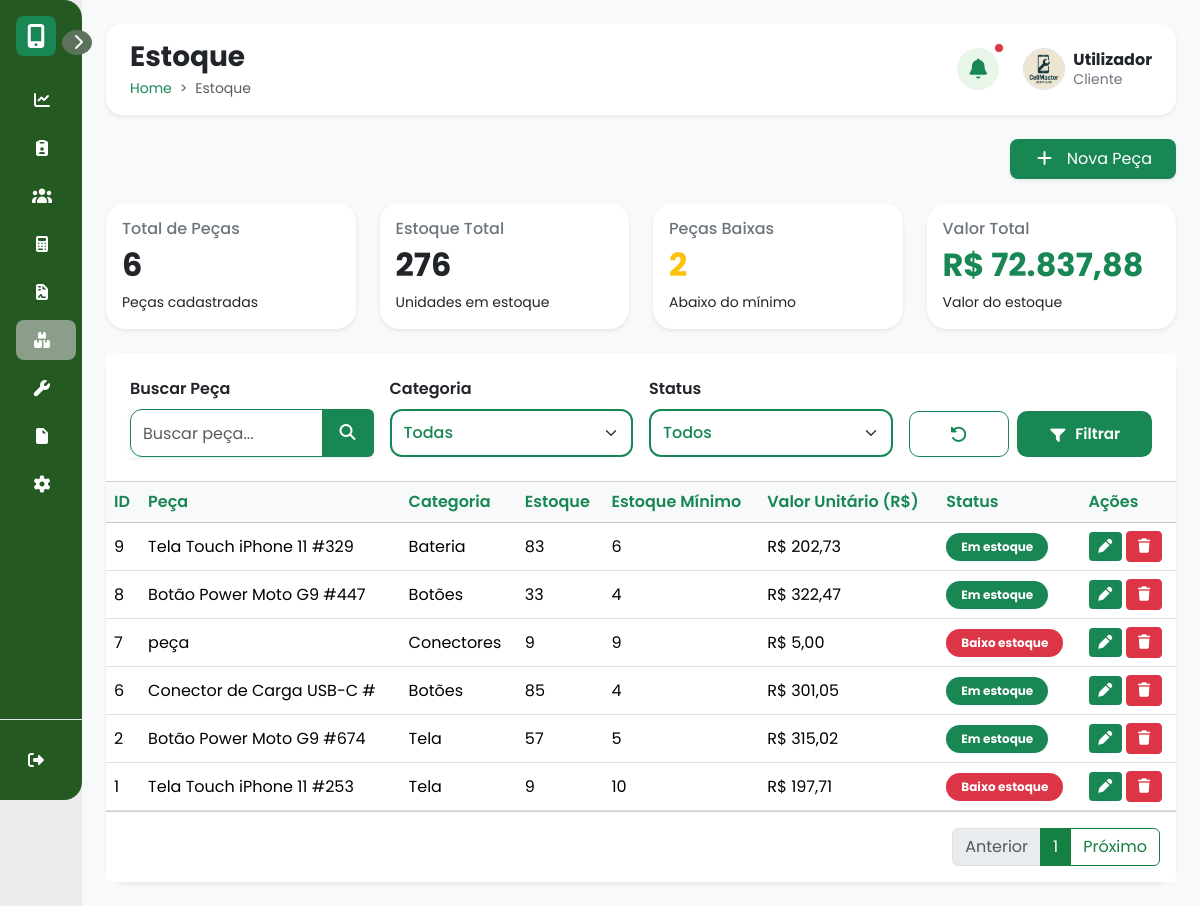
/estoque.php, run on the app's committed database.
### tables this page shows
CREATE TABLE `peca` (
  `idpeca` int(11) NOT NULL COMMENT 'Identificador único da peça (Chave Primária, Auto Incremento).',
  `nome_peca` varchar(25) NOT NULL COMMENT 'Nome ou descrição breve da peça (Ex: Tela iPhone, Bateria).',
  `categoria` varchar(15) NOT NULL COMMENT 'Categoria ou tipo de equipamento ao qual a peça pertence.',
  `qtdade_peca` int(11) NOT NULL COMMENT 'Quantidade atual desta peça disponível em estoque.',
  `valor_unit` float NOT NULL COMMENT 'Valor unitário de custo ou de venda da peça.',
  `estoque_min` int(11) DEFAULT NULL COMMENT 'Quantidade mínima em estoque para alerta de reposição.'
);

### php/funcaoEstoque.php (the view, shortened to what this page needs)
<?php
function funcaoStatus($qtd,$qtdmin){
    $status = '';
    if ($qtd > $qtdmin){
        $status = '<span class="badge text-bg-success">Em estoque</span>';
    }else{
        $status = '<span class="badge text-bg-danger">Baixo estoque</span>';
    }
    return $status;
}
function filtrarEstoque($buscaE = "", $categoria = "Todas", $status = "Todos") {
    include("conexaoBD.php");
    $sql = "SELECT * FROM peca";
    $sql .= " ORDER BY idpeca DESC";
    $result = mysqli_query($conn, $sql);
    $lista = "";
    if ($result && mysqli_num_rows($result) > 0) {
        foreach ($result as $coluna) {
            $lista .= '
            <tr>
                <td>'.$coluna["idpeca"].'</td>
                <td>'.$coluna["nome_peca"].'</td>
                <td>'.$coluna["categoria"].'</td>
                <td>'.$coluna["qtdade_peca"].'</td>
                <td>'.$coluna["estoque_min"].'</td>
                <td>R$ '.number_format($coluna["valor_unit"], 2, ',', '.').'</td>
                <td>'.funcaoStatus($coluna["qtdade_peca"], $coluna["estoque_min"]).'</td>
                <td>
                    <button class="btn btn-success btn-sm" data-bs-toggle="modal" data-bs-target="#modalEditar'.$coluna["idpeca"].'">
                        <i class="fa-solid fa-pen"></i>
                    </button>
                    <button class="btn btn-danger btn-sm" data-bs-toggle="modal" data-bs-target="#modalExcluir'.$coluna["idpeca"].'">
                        <i class="fa-solid fa-trash"></i>
                    </button>
                </td>
            </tr>
            <div class="modal fade" id="modalExcluir'.$coluna["idpeca"].'" tabindex="-1" aria-hidden="true">
                    <p class="text-muted small mb-0">Você está prestes a remover a peça <strong>'.htmlspecialchars($coluna["nome_peca"]).'</strong>. Esta ação não poderá ser desfeita.</p>
                    <a href="php/salvarEstoque.php?codigo='.$coluna["idpeca"].'&funcao=D" class="btn btn-danger px-4 fw-semibold">Sim, Excluir</a>
            </div>
            <div class="modal fade" id="modalEditar'.$coluna["idpeca"].'" tabindex="-1">
                            <form method="POST" action="php/salvarEstoque.php?funcao=U&codigo='.$coluna["idpeca"].'">
                                        <input type="text" class="form-control" name="nPeca" value="'.$coluna["nome_peca"].'">
                                            <option '.($coluna["categoria"] == "Tela" ? "selected" : "").'>Tela</option>
                                            <option '.($coluna["categoria"] == "Bateria" ? "selected" : "").'>Bateria</option>
                                            <option '.($coluna["categoria"] == "Botões" ? "selected" : "").'>Botões</option>
                                            <option '.($coluna["categoria"] == "Conectores" ? "selected" : "").'>Conectores</option>
                                        <input type="number" class="form-control" name="nQuantidade" value="'.$coluna["qtdade_peca"].'">
                                        <input type="number" class="form-control" name="nEstoqueMin" value="'.$coluna["estoque_min"].'">
                                        <input type="number" step="0.01" class="form-control" name="nValor" value="'.$coluna["valor_unit"].'">
                            </form>
            </div>';
        }
    } else {
        $lista = '<tr><td colspan="8" class="text-center text-muted py-4">Nenhuma peça encontrada com os filtros selecionados.</td></tr>';
    }
    return $lista;
}
?>

### data on the page
peca: idpeca "9", nome_peca "Tela Touch iPhone 11 #329", categoria "Bateria", qtdade_peca "83", estoque_min "6", valor_unit "202,73", shows "Em estoque"
peca: idpeca "8", nome_peca "Botão Power Moto G9 #447", categoria "Botões", qtdade_peca "33", estoque_min "4", valor_unit "322,47", shows "Em estoque"
peca: idpeca "7", nome_peca "peça", categoria "Conectores", qtdade_peca "9", estoque_min "9", valor_unit "5,00", shows "Baixo estoque"
peca: idpeca "6", nome_peca "Conector de Carga USB-C #", categoria "Botões", qtdade_peca "85", estoque_min "4", valor_unit "301,05", shows "Em estoque"
peca: idpeca "2", nome_peca "Botão Power Moto G9 #674", categoria "Tela", qtdade_peca "57", estoque_min "5", valor_unit "315,02", shows "Em estoque"
peca: idpeca "1", nome_peca "Tela Touch iPhone 11 #253", categoria "Tela", qtdade_peca "9", estoque_min "10", valor_unit "197,71", shows "Baixo estoque"

### other printed values
$tituloPagina "Estoque"
$breadcrumb "Estoque"
$_SESSION['nome_func'] "Utilizador"
$cargoExibicao "Cliente"
$totalPecas "6"
$estoqueTotal "276"
$pecasBaixas "2"
$valorTotal "72.837,88"
